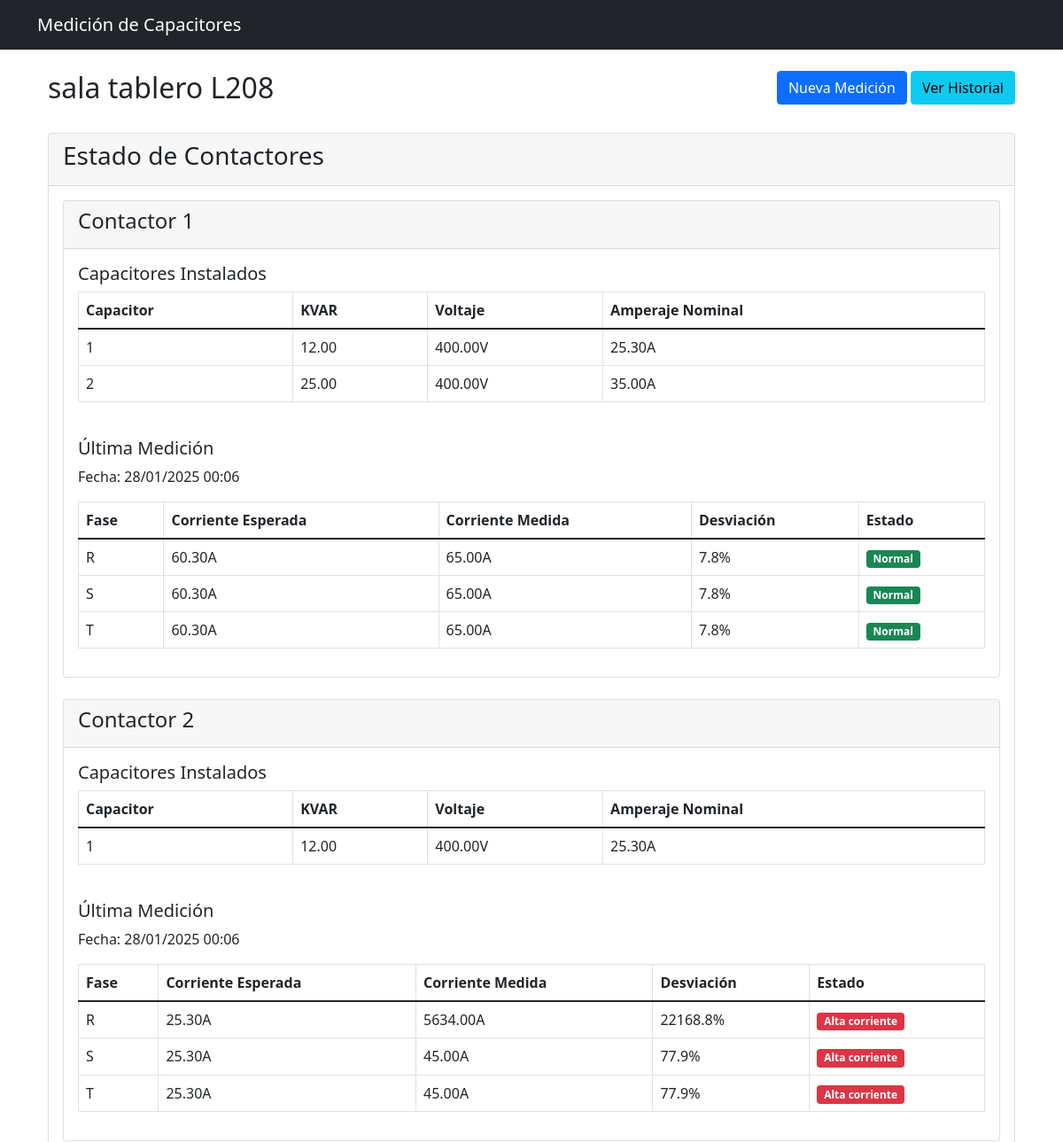
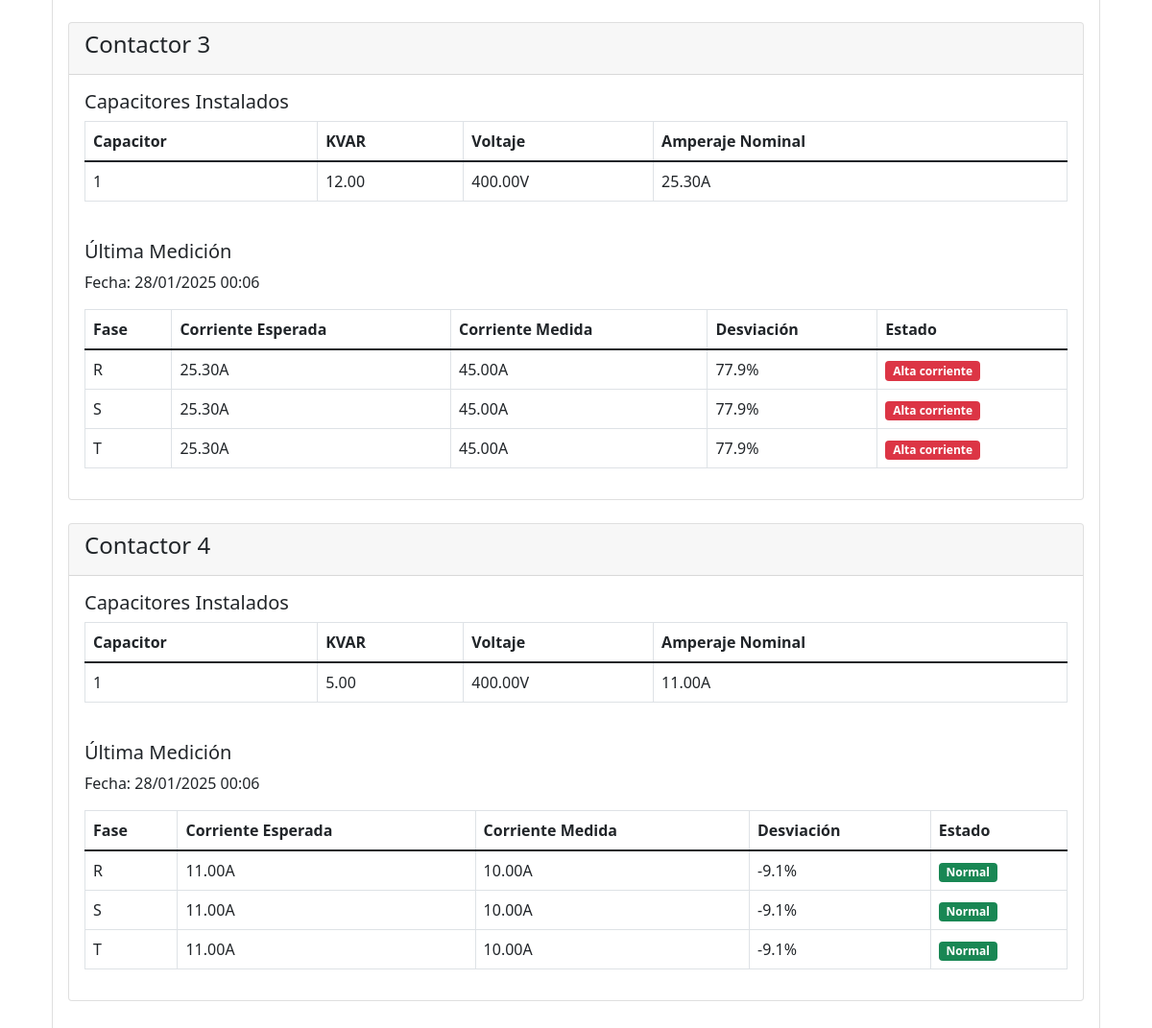
The app's page /location/3/ with its own data (2 pictures, top to bottom).
### plc_address/models.py (models this page shows, shortened)
class Location(models.Model):
    name = models.CharField(max_length=200, verbose_name="Nombre de ubicación")
    description = models.TextField(blank=True, verbose_name="Descripción")
    is_configured = models.BooleanField(default=False, verbose_name="Configuración completada")
    created_at = models.DateTimeField(auto_now_add=True)
    updated_at = models.DateTimeField(auto_now=True)

class Contactor(models.Model):
    location = models.ForeignKey(Location, on_delete=models.CASCADE, related_name='contactors')
    number = models.IntegerField(verbose_name="Número de contactor")
    is_configured = models.BooleanField(default=False, verbose_name="Configuración completada")

class Capacitor(models.Model):
    contactor = models.ForeignKey(Contactor, on_delete=models.CASCADE, related_name='capacitors')
    number = models.IntegerField(verbose_name="Número de capacitor")
    kvar_value = models.ForeignKey(KVARValue, on_delete=models.PROTECT, verbose_name="Valor KVAR")

class KVARValue(models.Model):
    kvar = models.DecimalField(max_digits=10, decimal_places=2, verbose_name="KVAR")
    voltage = models.DecimalField(max_digits=10, decimal_places=2, verbose_name="Voltaje")
    amperage = models.DecimalField(max_digits=10, decimal_places=2, verbose_name="Amperaje nominal (A)")
    class Meta:
        verbose_name = "Valor KVAR"
        verbose_name_plural = "Valores KVAR"

class Measurement(models.Model):
    contactor = models.ForeignKey(Contactor, on_delete=models.CASCADE, related_name='measurements')
    current_r = models.DecimalField(
        max_digits=10,
        decimal_places=2,
        verbose_name="Corriente R (A)"
    )
    current_s = models.DecimalField(
        max_digits=10,
        decimal_places=2,
        verbose_name="Corriente S (A)"
    )
    current_t = models.DecimalField(
        max_digits=10,
        decimal_places=2,
        verbose_name="Corriente T (A)"
    )
    measurement_date = models.DateTimeField(auto_now_add=True)
    notes = models.TextField(blank=True, null=True, verbose_name="Observaciones")

### plc_address/views.py (the view)
# urls.py: path('location/<int:pk>/', views.LocationDetailView.as_view(), name='location-detail'),
class LocationDetailView(DetailView):
    model = Location
    template_name = 'capacitors/location_detail.html'
    context_object_name = 'location'
    def get_context_data(self, **kwargs):
        context = super().get_context_data(**kwargs)
        location = self.get_object()
        contactors = location.contactors.all().order_by('number')
        for contactor in contactors:
            contactor.last_measurement = contactor.measurements.last()
            if contactor.last_measurement:
                expected_current = sum(cap.kvar_value.amperage for cap in contactor.capacitors.all())
                contactor.expected_current = expected_current
                contactor.deviation_r = ((contactor.last_measurement.current_r - expected_current) / expected_current) * 100
                contactor.deviation_s = ((contactor.last_measurement.current_s - expected_current) / expected_current) * 100
                contactor.deviation_t = ((contactor.last_measurement.current_t - expected_current) / expected_current) * 100
        context['contactors'] = contactors
        return context

### plc_address/templates/capacitors/location_detail.html (shortened to what this page needs)
{% extends 'capacitors/base.html' %}
{% block content %}
<div class="container">
    <div class="row mb-4">
        <div class="col">
            <h2>{{ location.name }}</h2>
        </div>
        <div class="col text-end">
            {% if location.is_configured %}
                <a href="{% url 'measurement-form' location.id %}" class="btn btn-primary">Nueva Medición</a>
                <a href="{% url 'measurement-history' location.id %}" class="btn btn-info">Ver Historial</a>
            {% endif %}
        </div>
    </div>
    <div class="row">
        <div class="col">
            <div class="card">
                <div class="card-header">
                    <h3>Estado de Contactores</h3>
                </div>
                <div class="card-body">
                    {% for contactor in contactors %}
                    <div class="card mb-4">
                        <div class="card-header">
                            <h4>Contactor {{ contactor.number }}</h4>
                        </div>
                        <div class="card-body">
                            <h5>Capacitores Instalados</h5>
                            <div class="table-responsive mb-4">
                                <table class="table table-bordered">
                                    <thead>
                                        <tr>
                                            <th>Capacitor</th>
                                            <th>KVAR</th>
                                            <th>Voltaje</th>
                                            <th>Amperaje Nominal</th>
                                        </tr>
                                    </thead>
                                    <tbody>
                                        {% for capacitor in contactor.capacitors.all %}
                                        <tr>
                                            <td>{{ capacitor.number }}</td>
                                            <td>{{ capacitor.kvar_value.kvar }}</td>
                                            <td>{{ capacitor.kvar_value.voltage }}V</td>
                                            <td>{{ capacitor.kvar_value.amperage }}A</td>
                                        </tr>
                                        {% endfor %}
                                    </tbody>
                                </table>
                            </div>
                            {% if contactor.last_measurement %}
                            <h5>Última Medición</h5>
                            <p>Fecha: {{ contactor.last_measurement.measurement_date|date:"d/m/Y H:i" }}</p>
                            <div class="table-responsive">
                                <table class="table table-bordered">
                                    <thead>
                                        <tr>
                                            <th>Fase</th>
                                            <th>Corriente Esperada</th>
                                            <th>Corriente Medida</th>
                                            <th>Desviación</th>
                                            <th>Estado</th>
                                        </tr>
                                    </thead>
                                    <tbody>
                                        <tr>
                                            <td>R</td>
                                            <td>{{ contactor.expected_current|floatformat:2 }}A</td>
                                            <td>{{ contactor.last_measurement.current_r|floatformat:2 }}A</td>
                                            <td>{{ contactor.deviation_r|floatformat:1 }}%</td>
                                            <td>
                                                <span class="badge bg-{% if contactor.deviation_r > 10 or contactor.deviation_r < -10 %}danger{% else %}success{% endif %}">
                                                    {% if contactor.deviation_r > 10 %}Alta corriente
                                                    {% elif contactor.deviation_r < -10 %}Baja corriente
                                                    {% else %}Normal{% endif %}
                                                </span>
                                            </td>
                                        </tr>
                                        <tr>
                                            <td>S</td>
                                            <td>{{ contactor.expected_current|floatformat:2 }}A</td>
                                            <td>{{ contactor.last_measurement.current_s|floatformat:2 }}A</td>
                                            <td>{{ contactor.deviation_s|floatformat:1 }}%</td>
                                            <td>
                                                <span class="badge bg-{% if contactor.deviation_s > 10 or contactor.deviation_s < -10 %}danger{% else %}success{% endif %}">
                                                    {% if contactor.deviation_s > 10 %}Alta corriente
                                                    {% elif contactor.deviation_s < -10 %}Baja corriente
                                                    {% else %}Normal{% endif %}
                                                </span>
                                            </td>
                                        </tr>
                                        <tr>
                                            <td>T</td>
                                            <td>{{ contactor.expected_current|floatformat:2 }}A</td>
                                            <td>{{ contactor.last_measurement.current_t|floatformat:2 }}A</td>
                                            <td>{{ contactor.deviation_t|floatformat:1 }}%</td>
                                            <td>
                                                <span class="badge bg-{% if contactor.deviation_t > 10 or contactor.deviation_t < -10 %}danger{% else %}success{% endif %}">
                                                    {% if contactor.deviation_t > 10 %}Alta corriente
                                                    {% elif contactor.deviation_t < -10 %}Baja corriente
                                                    {% else %}Normal{% endif %}
                                                </span>
                                            </td>
                                        </tr>
                                    </tbody>
                                </table>
                            </div>
                            {% else %}
                            <div class="alert alert-info">
                                No hay mediciones registradas para este contactor.
                            </div>
                            {% endif %}
                        </div>
                    </div>
                    {% endfor %}
                </div>
            </div>
        </div>
    </div>
</div>
{% endblock %}

### records on screen
Location: name "sala tablero L208"
Contactor: number "1", last_measurement.measurement_date "28/01/2025 00:06", expected_current "60.30", last_measurement.current_r "65.00", deviation_r "7.8", shows "Normal", last_measurement.current_s "65.00", deviation_s "7.8", last_measurement.current_t "65.00", deviation_t "7.8"
Capacitor: number "1", kvar_value.kvar "12.00", kvar_value.voltage "400.00", kvar_value.amperage "25.30"
Capacitor: number "2", kvar_value.kvar "25.00", kvar_value.voltage "400.00", kvar_value.amperage "35.00"
Contactor: number "2", last_measurement.measurement_date "28/01/2025 00:06", expected_current "25.30", last_measurement.current_r "5634.00", deviation_r "22168.8", shows "Alta corriente", last_measurement.current_s "45.00", deviation_s "77.9", last_measurement.current_t "45.00", deviation_t "77.9"
Capacitor: number "1", kvar_value.kvar "12.00", kvar_value.voltage "400.00", kvar_value.amperage "25.30"
Contactor: number "3", last_measurement.measurement_date "28/01/2025 00:06", expected_current "25.30", last_measurement.current_r "45.00", deviation_r "77.9", shows "Alta corriente", last_measurement.current_s "45.00", deviation_s "77.9", last_measurement.current_t "45.00", deviation_t "77.9"
Capacitor: number "1", kvar_value.kvar "12.00", kvar_value.voltage "400.00", kvar_value.amperage "25.30"
Contactor: number "4", last_measurement.measurement_date "28/01/2025 00:06", expected_current "11.00", last_measurement.current_r "10.00", deviation_r "-9.1", shows "Normal", last_measurement.current_s "10.00", deviation_s "-9.1", last_measurement.current_t "10.00", deviation_t "-9.1"
Capacitor: number "1", kvar_value.kvar "5.00", kvar_value.voltage "400.00", kvar_value.amperage "11.00"
